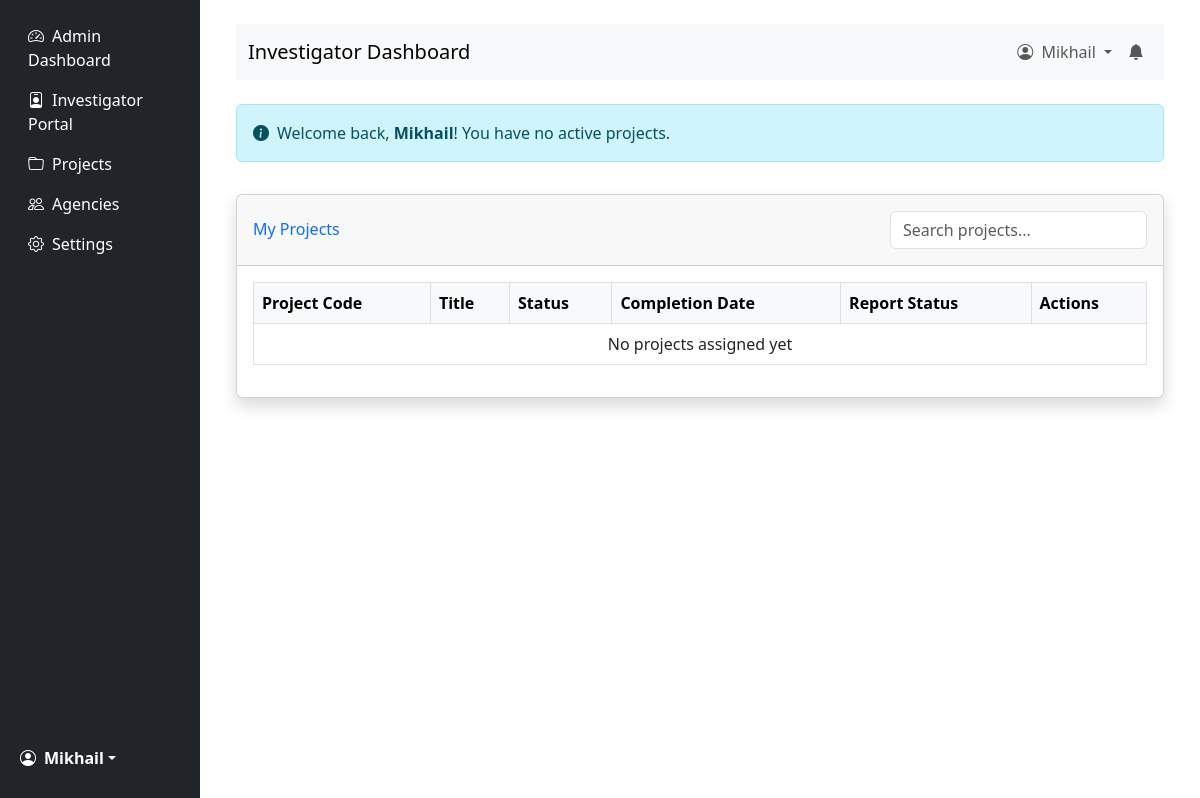
/investigator/dashboard/ (signed in), run on an earlier commit of the app's database.
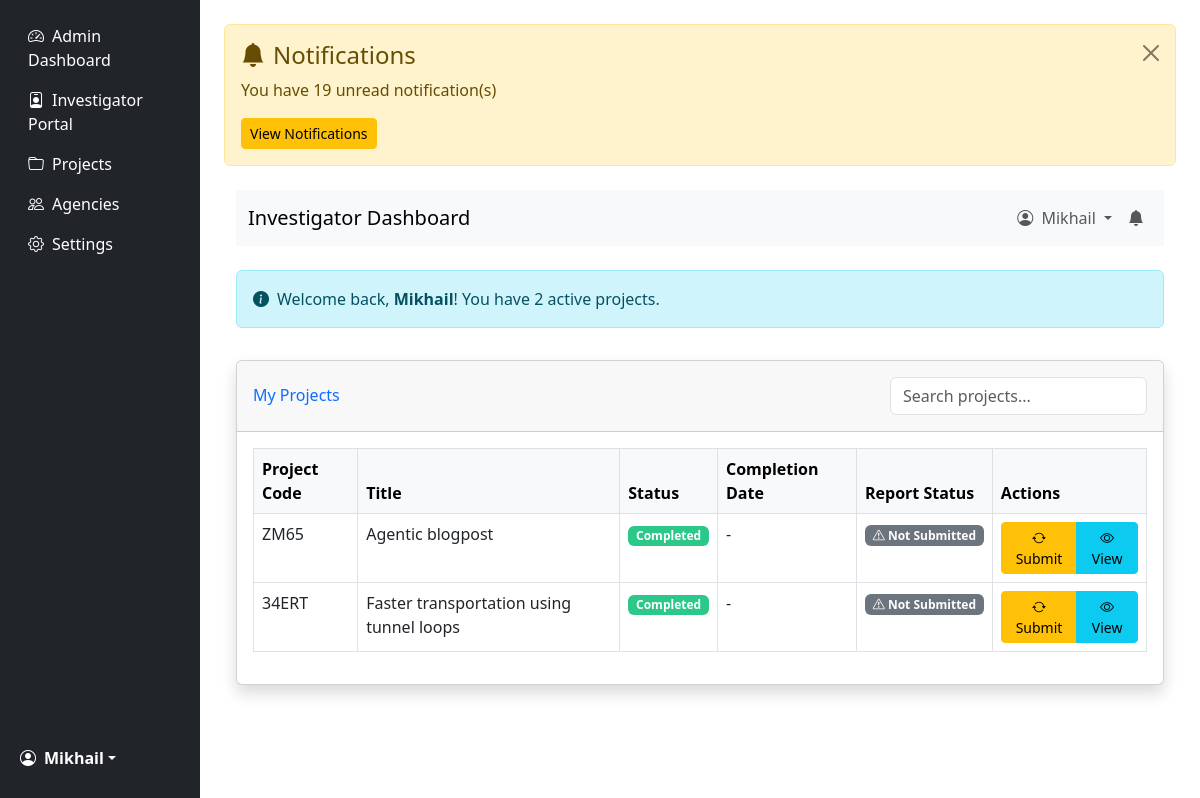
And on a later commit of the database.
### dashboard/models.py (models this page shows, shortened)
class Project(models.Model):
    PROJECT_TYPES = (
        ('S&T', 'Science & Technology'),
        ('R&D', 'Research & Development'),
    )
    STATUS_CHOICES = (
        ('ongoing', 'Ongoing'),
        ('completed', 'Completed'),
        ('pending', 'Pending'),
        ('up_next', 'Up Next'),  # Fixed capitalization for consistency
    )
    BUDGET_UNIT_CHOICES = [
        ('rupees', 'Rupees'),
        ('thousands', 'Thousands (₹)'),
        ('lakhs', 'Lakhs (₹)'),
        ('crores', 'Crores (₹)'),
    ]
    project_code = models.CharField(max_length=20, unique=True)
    project_type = models.CharField(max_length=3, choices=PROJECT_TYPES)
    title = models.CharField(max_length=200)
    description = models.TextField(blank=True, null=True)
    principal_agency = models.CharField(max_length=100)
    budget_amount = models.DecimalField(
        max_digits=15,
        decimal_places=2,
        null=True,
        blank=True,
        verbose_name="Budget Amount"
    )
    budget_unit = models.CharField(
        max_length=10,
        choices=BUDGET_UNIT_CHOICES,
        default='lakhs',
        verbose_name="Budget Unit"
    )
    report_submitted = models.BooleanField(default=False, verbose_name="Report Submitted")
    report_submission_date = models.DateTimeField(null=True, blank=True, verbose_name="Report Submission Date")
    report_approved = models.BooleanField(default=False, verbose_name="Report Approved")
    report_resubmit_requested = models.BooleanField(
        default=False,
        verbose_name="Resubmission Requested",
        help_text="Admin can request investigator to resubmit report"
    )
    implementing_agencies = models.TextField(
        blank=True,
        null=True,
        help_text="Comma separated list of implementing agencies"
    )
    project_investigator = models.CharField(max_length=100, blank=True, null=True)
    project_coordinator = models.CharField(max_length=100, blank=True, null=True)
    start_date = models.DateField()
    scheduled_completion = models.DateField()
    actual_completion = models.DateField(null=True, blank=True)
    status = models.CharField(
        max_length=10,
        choices=STATUS_CHOICES,
        default='ongoing'
    )
    created_at = models.DateTimeField(auto_now_add=True)
    updated_at = models.DateTimeField(auto_now=True)
    assigned_investigator = models.ForeignKey(
        User,
        on_delete=models.SET_NULL,
        null=True,
        blank=True,
        related_name='assigned_projects',
        verbose_name="Assigned Investigator"
    )
    created_by = models.ForeignKey(  # The admin who created the project
        settings.AUTH_USER_MODEL,
        on_delete=models.SET_NULL,
        null=True,
        blank=True,
        related_name='created_projects'
    )
    class Meta:
        ordering = ['-start_date']
        verbose_name = "Project"
        verbose_name_plural = "Projects"

### dashboard/views.py (the view)
# urls.py: path('investigator/dashboard/', views.investigator_dashboard, name='investigator_dashboard'),
@login_required
def investigator_dashboard(request):
    unread_notifications = request.user.notifications.filter(
        is_read=False,
        notification_type__in=['report_rejected', 'resubmit_request']
    ).order_by('-created_at')[:5]
    projects = request.user.assigned_projects.all()
    return render(request, 'dashboard/investigator_dashboard.html', {
        'unread_notifications': unread_notifications,
        'projects': projects
    })

### dashboard/context_processors.py (called while the page is built)
def notifications_count(request):
    if request.user.is_authenticated:
        return {
            'unread_notifications_count': Notification.objects.filter(
                user=request.user,
                is_read=False
            ).count()
        }
    return {}

### dashboard/templates/dashboard/investigator_dashboard.html (shortened to what the changed rows need)
{% extends "dashboard/base.html" %}
{% block content %}
<div class="container-fluid">
    <div class="row mb-3">
        <div class="col-12">
            <div class="alert alert-info d-flex align-items-center">
                <i class="bi bi-info-circle-fill me-2"></i>
                <div>
                    Welcome back, <strong>{{ request.user.get_full_name|default:request.user.username }}</strong>!
                    You have {% if projects %} {{ projects|length }} active project{{ projects|pluralize }}{% else %}no active projects{% endif %}.
                </div>
            </div>
        </div>
    </div>
    <div class="card shadow mb-4">
        <div class="card-body">
            <div class="table-responsive">
                <table class="table table-bordered" id="projectTable">
                    <thead class="table-light">
                        <tr>
                            <th>Project Code</th>
                            <th>Title</th>
                            <th>Status</th>
                            <th>Completion Date</th>
                            <th>Report Status</th>
                            <th>Actions</th>
                        </tr>
                    </thead>
                    <tbody>
                        {% for project in projects %}
                        <tr class="{% if project.report_resubmit_requested %}table-warning{% endif %}">
                            <td>{{ project.project_code }}</td>
                            <td>{{ project.title }}</td>
                            <td>
                                <span class="badge" style="
                                    {% if project.status == 'ongoing' %}background-color: #01cfff; color: white;
                                    {% elif project.status == 'completed' %}background-color: #2cc88a; color: white;
                                    {% elif project.status == 'pending' %}background-color: #ff0000; color: white;
                                    {% elif project.status == 'up_next' %}background-color: #f6c23e; color: black;
                                    {% else %}background-color: #6c757d; color: white;
                                    {% endif %}">
                                    {{ project.get_status_display }}
                                </span>
                            </td>
                            <td>{{ project.completion_date|date:"Y-m-d"|default:"-" }}</td>
                            <td>
                                {% with report=project.report_set.first %}
                                    {% if report %}
                                        {% if report.status == 'approved' %}
                                            <span class="badge bg-success">
                                                <i class="bi bi-check-circle"></i> Approved
                                            </span>
                                        {% elif report.status == 'submitted' %}
                                            <span class="badge bg-info">
                                                <i class="bi bi-hourglass"></i> Under Review
                                            </span>
                                        {% elif report.status == 'rejected' %}
                                            <span class="badge bg-danger">
                                                <i class="bi bi-x-circle"></i> Rejected
                                            </span>
                                            {% if report.rejection_reason %}
                                            <div class="small text-muted mt-1">
                                                <i class="bi bi-exclamation-circle"></i> {{ report.rejection_reason|truncatechars:30 }}
                                            </div>
                                            {% endif %}
                                        {% elif report.status == 'resubmit_requested' %}
                                            <span class="badge bg-warning text-dark">
                                                <i class="bi bi-arrow-repeat"></i> Resubmit Required
                                            </span>
                                            {% if report.resubmission_reason %}
                                            <div class="small text-muted mt-1">
                                                <i class="bi bi-exclamation-circle"></i> {{ report.resubmission_reason|truncatechars:30 }}
                                            </div>
                                            {% endif %}
                                        {% endif %}
                                    {% else %}
                                        {% if project.status == 'completed' %}
                                            <span class="badge bg-secondary">
                                                <i class="bi bi-exclamation-triangle"></i> Not Submitted
                                            </span>
                                        {% else %}
                                            <span class="badge bg-secondary">
                                                <i class="bi bi-dash-circle"></i> Not Required Yet
                                            </span>
                                        {% endif %}
                                    {% endif %}
                                {% endwith %}
                            </td>
                            <td>
                                <div class="btn-group btn-group-sm">
                                    {% with report=project.report_set.first %}
                                        {% if project.status == 'completed' %}
                                            {% if not report or report.status in 'rejected,resubmit_requested' %}
                                                <button class="btn btn-warning submit-report-btn"
                                                        data-project-id="{{ project.id }}"
                                                        data-bs-toggle="modal"
                                                        data-bs-target="#reportModal">
                                                    <i class="bi bi-arrow-repeat"></i> {% if report %}Resubmit{% else %}Submit{% endif %}
                                                </button>
                                            {% endif %}
                                            {% if report %}
                                                <a href="{% url 'view_report' report.id %}" class="btn btn-info">
                                                    <i class="bi bi-eye"></i> View
                                                </a>
                                            {% else %}
                                                <button class="btn btn-info view-project-btn"
                                                        data-project-id="{{ project.id }}">
                                                    <i class="bi bi-eye"></i> View
                                                </button>
                                            {% endif %}
                                        {% else %}
                                            <button class="btn btn-info view-project-btn"
                                                    data-project-id="{{ project.id }}">
                                                <i class="bi bi-eye"></i> View
                                            </button>
                                        {% endif %}
                                    {% endwith %}
                                </div>
                            </td>
                        </tr>
                        {% empty %}
                        <tr>
                            <td colspan="6" class="text-center">No projects assigned yet</td>
                        </tr>
                        {% endfor %}
                    </tbody>
                </table>
            </div>
        </div>
    </div>
</div>
{% endblock %}

### dashboard/templates/dashboard/base.html (shortened to what this page needs)
<!DOCTYPE html>
{% load static %}
<html lang="en">
<head>
    <link href="https://cdn.jsdelivr.net/npm/bootstrap@5.3.0/dist/css/bootstrap.min.css" rel="stylesheet">
    <link rel="stylesheet" href="https://cdn.jsdelivr.net/npm/bootstrap-icons@1.10.0/font/bootstrap-icons.css">
</head>
<body>
    <div class="container-fluid">
        <div class="row">
            <div class="col-md-3 col-lg-2 d-md-block bg-dark sidebar">
                <div class="position-sticky pt-3 sidebar-content">
                    <ul class="nav flex-column sidebar-nav">
                        <li class="nav-item">
                            <a class="nav-link text-white {% if request.resolver_match.url_name == 'admin_dashboard' %}active{% endif %}" href="{% url 'admin_dashboard' %}">
                                <i class="bi bi-speedometer2 me-2"></i>Admin Dashboard
                            </a>
                        </li>
                        <li class="nav-item">
                            <a class="nav-link text-white" href="{% url 'investigator_login' %}">
                                <i class="bi bi-person-badge me-2"></i>Investigator Portal
                            </a>
                        </li>
                        <li class="nav-item">
                            <a class="nav-link text-white {% if request.resolver_match.url_name == 'projects' %}active{% endif %}" href="#">
                                <i class="bi bi-folder me-2"></i>Projects
                            </a>
                        </li>
                        <li class="nav-item">
                            <a class="nav-link text-white {% if request.resolver_match.url_name == 'agencies' %}active{% endif %}" href="#">
                                <i class="bi bi-people me-2"></i>Agencies
                            </a>
                        </li>
                        <li class="nav-item">
                            <a class="nav-link text-white {% if request.resolver_match.url_name == 'settings' %}active{% endif %}" href="#">
                                <i class="bi bi-gear me-2"></i>Settings
                            </a>
                        </li>
                    </ul>
                    <div class="user-dropdown">
                        <div class="dropdown">
                            <a href="#" class="d-flex align-items-center text-white text-decoration-none dropdown-toggle ps-2" id="dropdownUser" data-bs-toggle="dropdown" aria-expanded="false">
                                <i class="bi bi-person-circle me-2"></i>
                                <strong>{{ request.user.username }}</strong>
                            </a>
                        </div>
                    </div>
                </div>
            </div>
            <main class="col-md-9 ms-sm-auto col-lg-10 px-md-4 py-4">
                {% if request.resolver_match.url_name == 'investigator_dashboard' and unread_notifications_count > 0 %}
                <div class="alert alert-warning alert-dismissible fade show mb-4">
                    <h4><i class="bi bi-bell-fill me-2"></i>Notifications</h4>
                    <p>You have {{ unread_notifications_count }} unread notification(s)</p>
                    <a href="{% url 'investigator_notifications' %}" class="btn btn-sm btn-warning">View Notifications</a>
                    <button type="button" class="btn-close" data-bs-dismiss="alert" aria-label="Close"></button>
                </div>
                {% endif %}
                {% block content %}{% endblock %}
            </main>
        </div>
    </div>
</body>
</html>

What changed in the data, as far as the page shows it:
added Project: project_code "ZM65", title "Agentic blogpost", status "Completed", completion_date "-", shows "Not Submitted"
added Project: project_code "34ERT", title "Faster transportation using tunnel loops", status "Completed", completion_date "-", shows "Not Submitted"
Also different on the page:
{{ unread_notifications_count }}: (not shown) → "19"
{{ projects|length }}: (not shown) → "2"
text no longer shown: "no active projects No projects assigned yet"
text now shown: "Notifications You have unread notification(s) View Notifications active project"
